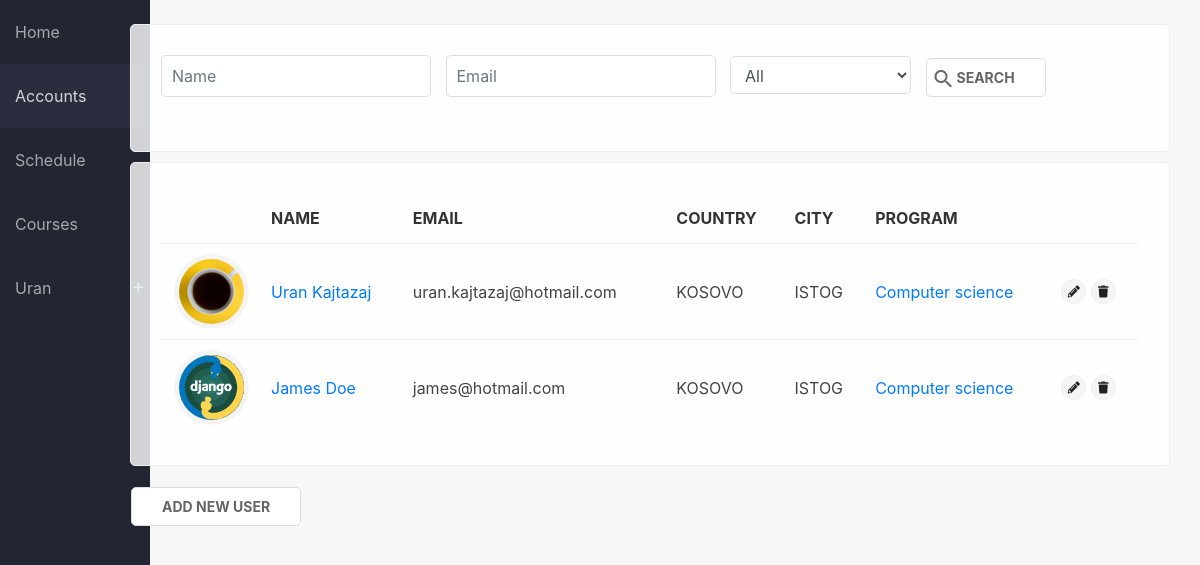
/students/ (signed in), run on an earlier commit of the app's database.
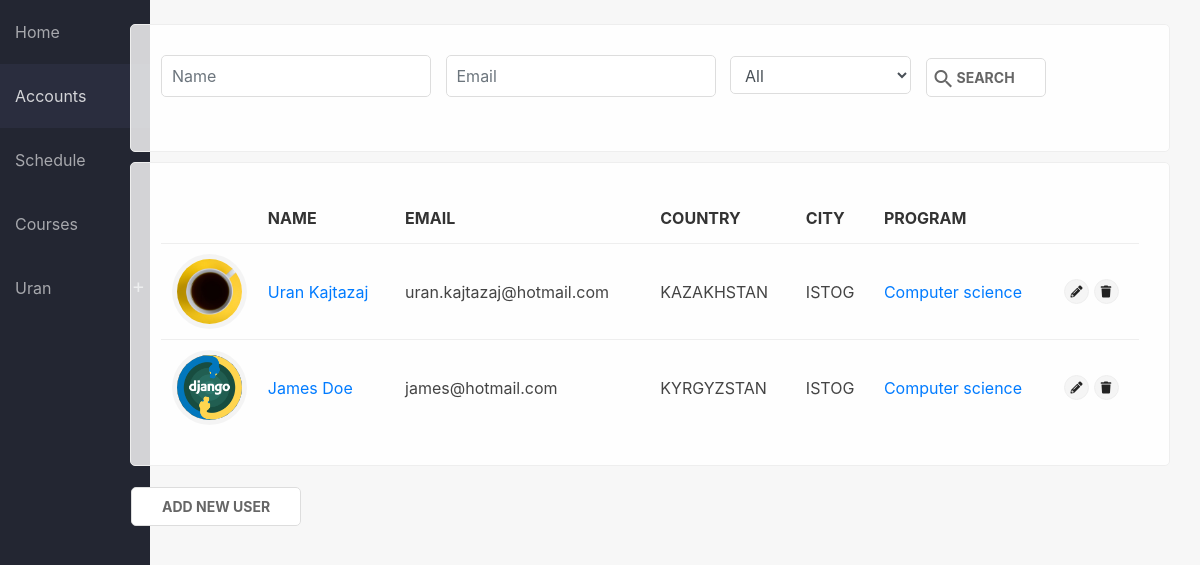
And on a later commit of the database.
### sems/models.py (models this page shows, shortened)
class Student(models.Model):
    user = models.OneToOneField(User, on_delete=models.CASCADE, null=True)
    first_name = models.CharField(max_length=100, null=True)
    last_name = models.CharField(max_length=100, null=True)
    picture = models.ImageField(null=True, blank=True, default='no-img.png')
    website = models.URLField(max_length=100, null=True, blank=True)
    email = models.EmailField(max_length=100, null=True)
    program = models.ForeignKey(Program, on_delete=models.SET_NULL, null=True)
    country = models.ForeignKey(State, on_delete=models.SET_NULL, null=True)
    city = models.CharField(max_length=100, null=True)
    course = models.ManyToManyField(Course, related_name='course', blank=True)
    course_teacher = models.ManyToManyField(Course, related_name='course_teacher', blank=True)
    viti = models.IntegerField(choices=YEARS, default=1)
    semester = models.IntegerField(choices=SEMESTER, default=1)
    level = models.CharField(max_length=100, choices=LEVELS, default=1)

class State(models.Model):
    name = models.CharField(max_length=100)
    def __str__(self):
        return self.name

class Program(models.Model):
    name = models.CharField(max_length=150)
    summary = models.TextField(null=True, blank=True)
    def __str__(self):
        return self.name

### sems/views.py (the view)
# urls.py: path('students/', views.students_view, name='students'),
def students_view(request):
    students = Student.objects.all()
    programs = Program.objects.all()
    if request.method == 'GET':
        p = request.GET.get('program', '')
        name = request.GET.get('name', '')
        email = request.GET.get('email', '')
        if p != '':
            students = Student.objects.filter(program=p, first_name__contains=name, email__contains=email)
        else:
            students = Student.objects.filter(first_name__contains=name, email__contains=email)
    if request.user.is_authenticated:
        return render(
            request,
            'students_list.html',
            {'students': students, 'programs': programs, 'media_url': settings.MEDIA_ROOT},
        )
    else:
        return redirect('login')

### sems/templates/students_list.html (shortened to what this page needs)
{% extends 'base_generic.html' %}
{% block content %}
<div class="container">
    <div class="shadow-box">
    <form class="form-spaced" action="" method="get">
        <label for="name">
            <input class="form-control" placeholder="Name" value="{{ request.GET.name }}" type="text" name="name" id="name">
        </label>
        <label for="email">
            <input class="form-control" placeholder="Email" value="{{ request.GET.email }}" type="email" name="email" id="email">
        </label>
        <label for="program">
            <select class="form-control" name="program" id="program">
                <option value="">All</option>
            </select>
        </label>
        <button type="submit" class="btn btn-primary"><i class="material-icons">search</i>Search</button>
    </form>
    </div>
    <div class="shadow-box">
        {% if students %}
        <table>
            <thead>
                <tr>
                    <th class="d-none d-sm-table-cell"></th>
                    <th>Name</th>
                    <th class="d-none d-sm-table-cell">Email</th>
                    <th class="d-none d-sm-table-cell">Country</th>
                    <th class="d-none d-sm-table-cell">City</th>
                    <th>Program</th>
                    {% if user.is_superuser and user.is_authenticated %}
                    <th></th>
                    {% endif %}
                </tr>
            </thead>
            <tbody>
                {% for s in students %}
                <tr>
                    <td class="d-none d-sm-table-cell text-center"><div class="img-round"><img src="../static/uploads/{% if s.picture %}{{ s.picture }} {% else %}no-img.png {% endif %}" /></div></td>
                    <td><a href="{% url 'student_detail' pk=s.pk %}">{{ s.first_name }} {{ s.last_name }}</a></td>
                    <td class="d-none d-sm-table-cell">{{ s.email }}</td>
                    <td class="d-none d-sm-table-cell text-uppercase">{{ s.country }}</td>
                    <td class="d-none d-sm-table-cell text-uppercase">{{ s.city }}</td>
                    <td><a href="{% url 'program_single' pk=s.program.pk %}">{{ s.program }}</a></td>
                    {% if user.is_superuser and user.is_authenticated %}
                    <td style="max-width: 120px"><a href="{% url 'user_edit' pk=s.pk %}"><span class="label sm-label"><i class="fas fa-pencil-alt"></i></span></a>
                    <span class="with-popup">
                        <a><span class="label sm-label"><i class="fas fa-trash"></i></span></a>
                    </span></td>
                    {% endif %}
                </tr>
                {% endfor %}
            </tbody>
        </table>
        {% else %}
        <p class="text-center"><i class="material-icons">sentiment_satisfied</i><br>No users added</p>
        <p class="text-center lead">Start by <a href="{% url 'user_add' %}">adding a new user</a></p>
        {% endif %}
    </div>
        {% if user.is_authenticated and user.is_superuser and students %}
        <div class="empty-box">
            <a class="btn btn-primary" href="{% url 'user_add' %}">Add new user</a>
        </div>
        {% endif %}
</div>
{% endblock %}

### sems/templates/base_generic.html (shortened to what this page needs)
{% load static %}
<html>
<head>
    <link rel="stylesheet" href="https://use.fontawesome.com/releases/v5.0.12/css/all.css">
    <link rel="stylesheet" href="{% static 'css/bootstrap.min.css' %}">
    <link rel="stylesheet" href="{% static 'css/main.css' %}">
    <link rel="stylesheet" href="{% static 'fonts/fontawesome-all.min.css' %}">
</head>
<body>
    <div class="wrapper">
        <div class="container-fluid">
            <div class="row">
                <div class="no-padding col-md-1 col-sm-4">
                    <header>
                        <nav>
                            {% url 'home' as hom %} {% url 'students' as acc %} {% url 'programs' as prog %} {% url 'login' as log %} {% url 'student_detail' pk=user.student.pk as sd %}
                            <a href="{% url 'home' %}" {% if request.path == hom %} class="active" {% endif %}>Home</a>
                            <a href="{% url 'students' %}" {% if request.path == acc %} class="active" {% endif %}>Accounts</a>
                            <a href="{% url 'schedule' %}"> Schedule </a>
                            <a href="{% url 'programs' %}" {% if request.path == prog %} class="active" {% endif %}>Courses</a>
                            <div>
                                {% if not user.is_authenticated %}
                                <a href="{% url 'login' %}" {% if request.path == log %} class="active" {% endif %}>Login</a> {% else %}
                                <div class="dd">
                                    <a {% if request.path == sd %} class="active" {% endif %}>{{ user.student.first_name }}</a>
                                </div>
                                {% endif %}
                            </div>
                        </nav>
                    </header>
                </div>
                <div class="col-md-11 col-sm-8">
                    <br>
                    {% block content %} {% endblock %}
                </div>
            </div>
        </div>
    </div>
</body>
</html>

### sems/static/css/main.css (style rules this page uses)
* { --main-color: #006992; }
body { display: flex; flex-direction: column; background-color: #f7f7f7; min-height: 100vh; }
.wrapper { flex: 1; }
.no-padding { padding: 0; }
nav { background-color: #232632; margin-bottom: 15px; border-bottom: 1px solid #eee; height: 100vh; position: fixed; min-width: 150px; }
nav a { display: block; padding: 20px 15px; color: rgba(255,255,255,.6); transition: 100ms ease; }
a.active { color: rgba(255,255,255,.8); background-color: #2A2D3E; }
.dd::before, .minus::before { content: '+'; position: absolute; right: 0; font-size: 20px; margin-top: 15px; margin-right: 5px; }
.dd { position: relative; cursor: pointer; display: block; color: rgba(255,255,255,.6); }
.shadow-box, .card-box, .empty-box { padding: 30px; border-radius: 5px; margin-bottom: 10px; display: block; border: 1px solid #eee; position: relative; background-color: rgba(255,255,255,.8); position: relative; overflow: hidden; }
.empty-box { border-color: transparent; background-color: transparent; padding: 10px 0; }
table { width: 100%; }
td, th { padding: 15px 10px; border-top: 1px solid #eee; color: #444; }
th { border: none; color: #333; text-transform: uppercase; }
.form-spaced label { margin-right: 10px; }
.btn { border: none; text-transform: uppercase; font-size: normal; font-weight: bold; border-radius: 4px; position: relative; padding: 6px 20px; padding-left: 30px; }
.label { display: inline-flex; justify-content: center; align-items: center; border-radius: 50px; background-color: #f5f5f5; color: #777; padding: 4px 10px; border: 1px solid #eee; }
.btn-primary, .empty-box a.btn-primary, .empty-box button.btn-primary, input.btn-primary, .btn-third, .btn-danger { border-radius: 5px; background-color: #fff; border: 1px solid #ddd; color: #666; font-size: 14px; box-shadow: none; padding: 8px 30px; background: #fff; }
.img-round { width: 65px; height: 65px; overflow: hidden; display: inline-flex; justify-content: center; align-items: center; border-radius: 100px; box-shadow: 0px 0px 0px 5px rgba(0,0,0,0.04); }
.img-round > img, .thumb > img { max-height: 110%; min-height: 100%; }
.form-control, .form-control[readonly], .input-styled input, .input-styled select { border-radius: 5px; background-color: #fff; width: 100%; padding: 8px 10px; border-color: #ddd; transition: 200ms ease; }
.material-icons, .label .material-icons { position: absolute; left: 0; }
.btn .material-icons { left: 5; }
td { position: relative; }
.with-popup { position: relative; }
.with-popup a { cursor: pointer; }
.sm-label { width: 25px; height: 25px; font-size: 12px; }
td .fas { color: #222; }

What changed in the data, as far as the page shows it:
changed Student "Uran": country "KOSOVO" → "KAZAKHSTAN"
changed through a linked row, Student "James": country "KOSOVO" → "KYRGYZSTAN"
